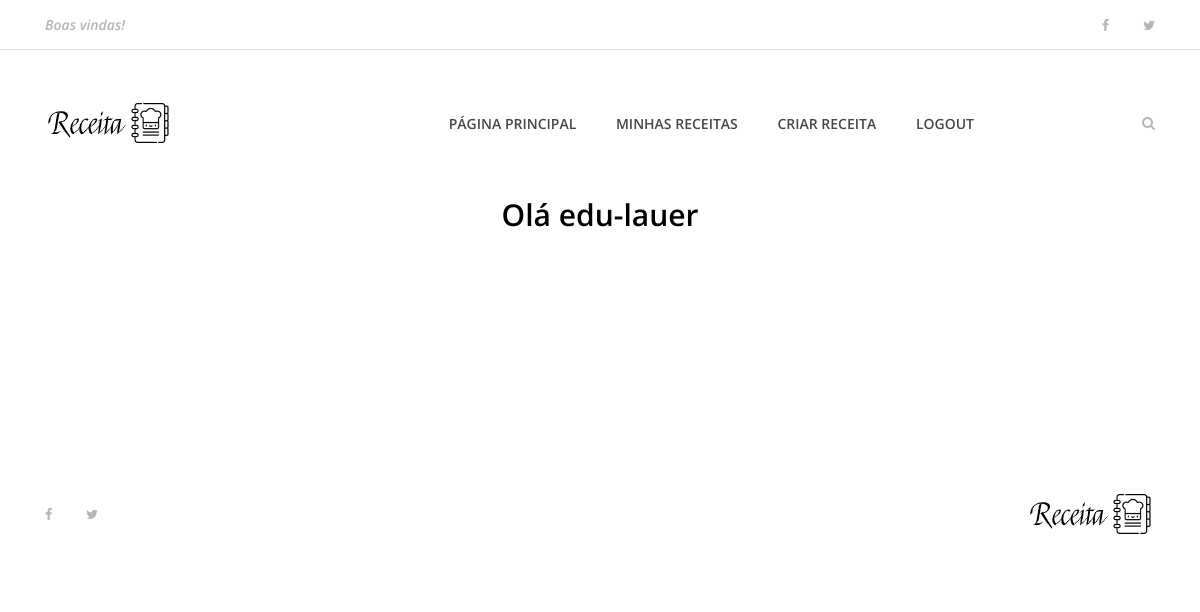
The app's page /usuarios/dashboard (signed in), older data.
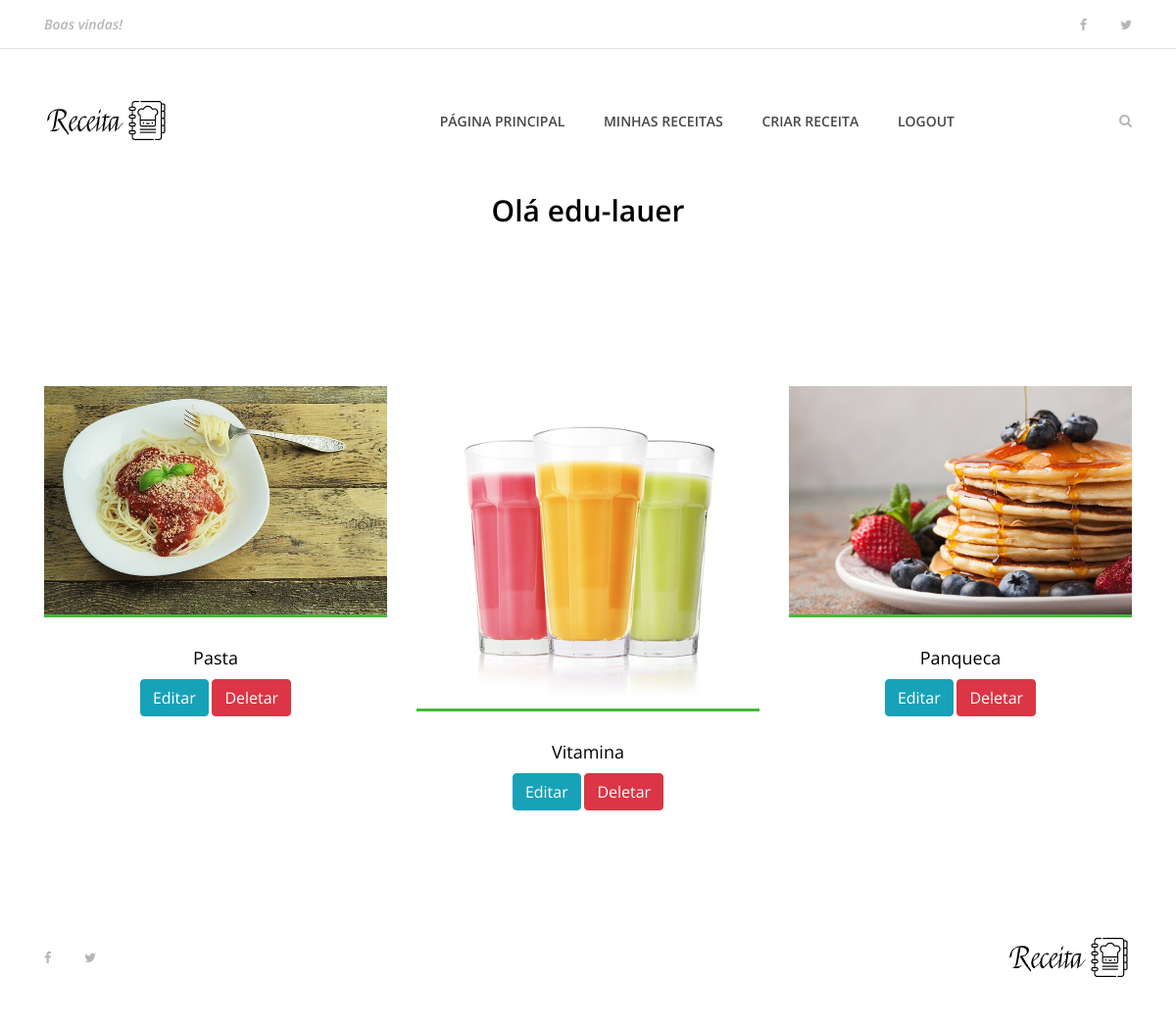
The same page, newer data.
### receita/models.py (models this page shows, shortened)
class Receita(models.Model):
    pessoa = models.ForeignKey(User, on_delete=models.CASCADE, default='')
    objects = models.Manager
    nome_receita = models.CharField(max_length=200)
    ingredientes = models.TextField()
    modo_preparo = models.TextField()
    tempo_preparo = models.IntegerField()
    rendimento = models.CharField(max_length=100)
    categoria = models.CharField(max_length=100)
    date_receita = models.DateTimeField(default=datetime.now(), blank=True)
    foto_receita = models.ImageField(upload_to='fotos/%d/%m/%Y', blank=True)
    publicada = models.BooleanField(default=False)

### usuarios/views.py (the view)
# urls.py: path('dashboard', views.dashboard, name='dashboard'),
def dashboard(request):
    if request.user.is_authenticated:
        id = request.user.id
        receitas = Receita.objects.order_by('-date_receita').filter(pessoa=id)
        dados = {
            'receitas': receitas
        }
        return render(request, 'usuarios/dashboard.html', dados)
    else:
        return redirect('index')

### templates/usuarios/dashboard.html (shortened to what this page needs)
{% extends 'base.html' %}
{% load static %}
{% block content %}
    {% include 'partials/header.html' %}
    <div class="contact-area section-padding-0-80">
       <div class="container">
           <div class="row">
               <div class="col-12">
                   <div class="section-heading">
                       <h3>Olá {{ user.username }}</h3>
                   </div>
               </div>
           </div>
       </div>
    </div>
    <section class="best-receipe-area">
        <div class="container">
            <div class="row">
                {% if receitas %}
                {% for receita in receitas %}
                <div class="col-12 col-sm-6 col-lg-4">
                    <div class="single-best-receipe-area mb-30">
                        {% if receita.foto_receita == '' %}
                        <img src="{% static 'img/bg-img/foto_receita.png' %}" alt="">
                        {% else %}
                        <img src="{{ receita.foto_receita.url }}" alt="">
                        {% endif %}
                        <div class="receipe-content">
                            <a href="{% url 'receita' receita.id %}">
                                <h5>{{ receita.nome_receita }}</h5>
                                <a href="{% url 'edita_receita' receita.id %}" type="button" class="btn btn-info">Editar</a>
                                <a href="{% url 'deleta_receita' receita.id %}" type="button" class="btn btn-danger">Deletar</a>
                            </a>
                        </div>
                    </div>
                </div>
                {% endfor %}
                {% endif %}
            </div>
        </div>
    </section>
    {% include 'partials/footer.html' %}
{% endblock %}

### templates/base.html (shortened to what this page needs)
<!DOCTYPE html>
<html lang="pt-br">
    {% load static %}
    <head>
        <link rel="stylesheet" href="{% static 'site.css' %}">
    </head>
    <body>
        {% block content %} {% endblock %}
    </body>
</html>

### templates/partials/busca.html (shortened to what this page needs)
{% load static %}

### templates/partials/header.html (shortened to what this page needs)
{% load static %}
<header class="header-area">
    <div class="top-header-area">
        <div class="container h-100">
            <div class="row h-100 align-items-center justify-content-between">
                <div class="col-12 col-sm-6">
                    <div class="breaking-news">
                        <div id="breakingNewsTicker" class="ticker">
                            <ul>
                                <li><a href="">Boas vindas!</a></li>
                            </ul>
                        </div>
                    </div>
                </div>
                <div class="col-12 col-sm-6">
                    <div class="top-social-info text-right">
                        <a href=""><i class="fa fa-facebook" aria-hidden="true"></i></a>
                        <a href=""><i class="fa fa-twitter" aria-hidden="true"></i></a>
                    </div>
                </div>
            </div>
        </div>
    </div>
    <div class="delicious-main-menu">
        <div class="classy-nav-container breakpoint-off">
            <div class="container">
                <nav class="classy-navbar justify-content-between" id="deliciousNav">
                    <a class="nav-brand" href="{% url 'index' %}"><img src="{% static 'img/core-img/logo-site.png' %}" alt=""></a>
                    <div class="classy-menu">
                        <div class="classynav">
                            <ul>
                                {% if user.is_authenticated %}
                                    <li><a href="{% url 'index' %}">PÁGINA PRINCIPAL</a></li>
                                    <li><a href="{% url 'dashboard' %}">MINHAS RECEITAS</a></li>
                                    <li><a href="{% url 'cria_receita' %}">CRIAR RECEITA</a></li>
                                    <li><a href="{% url 'logout' %}">LOGOUT</a></li>
                                {% else %}
                                    <li><a href="{% url 'cadastro' %}">CADASTRO</a></li>
                                    <li><a href="{% url 'login' %}">LOGIN</a></li>
                                {% endif %}
                            </ul>
                            <div class="search-btn">
                                <i class="fa fa-search" aria-hidden="true"></i>
                            </div>
                        </div>
                    </div>
                </nav>
            </div>
        </div>
    </div>
</header>

### templates/partials/footer.html
{% load static %}
<footer class="footer-area">
    <div class="container h-100">
        <div class="row h-100">
            <div class="col-12 h-100 d-flex flex-wrap align-items-center justify-content-between">
                <div class="footer-social-info text-right">
                    <a href="#"><i class="fa fa-facebook" aria-hidden="true"></i></a>
                    <a href="#"><i class="fa fa-twitter" aria-hidden="true"></i></a>
                </div>
                <div class="footer-logo">
                    <a href="{% url 'index' %}"><img src="{% static 'img/core-img/logo-site.png' %}" alt=""></a>
                </div>
            </div>
        </div>
    </div>
</footer>

### site_receitas/static/site.css (style rules this page uses)
* { margin: 0; padding: 0; }
body { font-family: "Open Sans", sans-serif; font-size: 14px; }
h1, h2, h3, h4, h5, h6 { color: #000000; line-height: 1.3; font-weight: 600; }
a, a:hover, a:focus { -webkit-transition-duration: 500ms; transition-duration: 500ms; text-decoration: none; outline: 0 solid transparent; color: #000000; font-weight: 600; font-size: 14px; color: #474747; }
ul, ol { margin: 0; }
ul li, ol li { list-style: none; }
img { height: auto; max-width: 100%; }
.mb-30 { margin-bottom: 30px !important; }
.section-padding-0-80 { padding-top: 0; padding-bottom: 80px; }
.section-heading { position: relative; z-index: 1; margin-bottom: 80px; text-align: center; }
.section-heading h3 { font-size: 30px; margin-bottom: 0; }
.header-area { position: relative; z-index: 100; width: 100%; }
.header-area .top-header-area { width: 100%; height: 50px; background-color: #ffffff; border-bottom: 1px solid #dddee9; }
.header-area .top-header-area .breaking-news { position: relative; z-index: 1; }
.header-area .top-header-area .breaking-news .ticker { width: 100%; text-align: left; position: relative; overflow: hidden; }
.header-area .top-header-area .breaking-news .ticker ul { width: 100%; position: relative; z-index: 1; }
.header-area .top-header-area .breaking-news .ticker ul li { display: none; width: 100%; }
.header-area .top-header-area .breaking-news .ticker ul li a { font-size: 14px; color: #b6b6b6; font-style: italic; }
.header-area .top-header-area .top-social-info a { display: inline-block; color: #b6b6b6; font-size: 13px; margin-right: 30px; }
.header-area .top-header-area .top-social-info a:last-child { margin-right: 0; }
.header-area .delicious-main-menu { position: relative; width: 100%; z-index: 100; height: 145px; }
.header-area .delicious-main-menu .classy-nav-container { background-color: transparent; }
.header-area .delicious-main-menu .classy-navbar { height: 145px; padding: 0; }
.header-area .delicious-main-menu .classy-navbar .classynav ul li a { font-weight: 600; }
.header-area .delicious-main-menu .classy-navbar .classynav > ul > li > a { text-transform: uppercase; padding: 12px 18px 11px; background-color: transparent; border-bottom: 3px solid transparent; line-height: 1; color: #474747; font-weight: 600; }
.header-area .delicious-main-menu .classynav .search-btn { color: #b6b6b6; margin-left: 150px; cursor: pointer; -webkit-transition-duration: 500ms; transition-duration: 500ms; }
.header-area .delicious-main-menu .classynav .search-btn i { -webkit-transition-duration: 500ms; transition-duration: 500ms; }
.best-receipe-area { position: relative; z-index: 1; padding-bottom: 50px; }
.single-best-receipe-area { position: relative; z-index: 1; }
.single-best-receipe-area img { border-bottom: 3px solid #40ba37; }
.single-best-receipe-area .receipe-content { padding-top: 30px; text-align: center; }
.single-best-receipe-area .receipe-content h5 { font-size: 18px; margin-bottom: 10px; font-weight: 400; -webkit-transition-duration: 500ms; transition-duration: 500ms; }
.footer-area { position: relative; z-index: 1; width: 100%; height: 140px; background-color: #ffffff; }
.footer-area .footer-social-info { padding-right: 15px; }
.footer-area .footer-social-info a { display: inline-block; color: #b6b6b6; font-size: 13px; margin-right: 30px; }
.footer-area .footer-social-info a:last-child { margin-right: 0; }

Row changes from the older to the newer data that the page shows:
added Receita: foto_receita (picture), nome_receita "Pasta"
added Receita: foto_receita (picture), nome_receita "Vitamina"
added Receita: foto_receita (picture), nome_receita "Panqueca"
